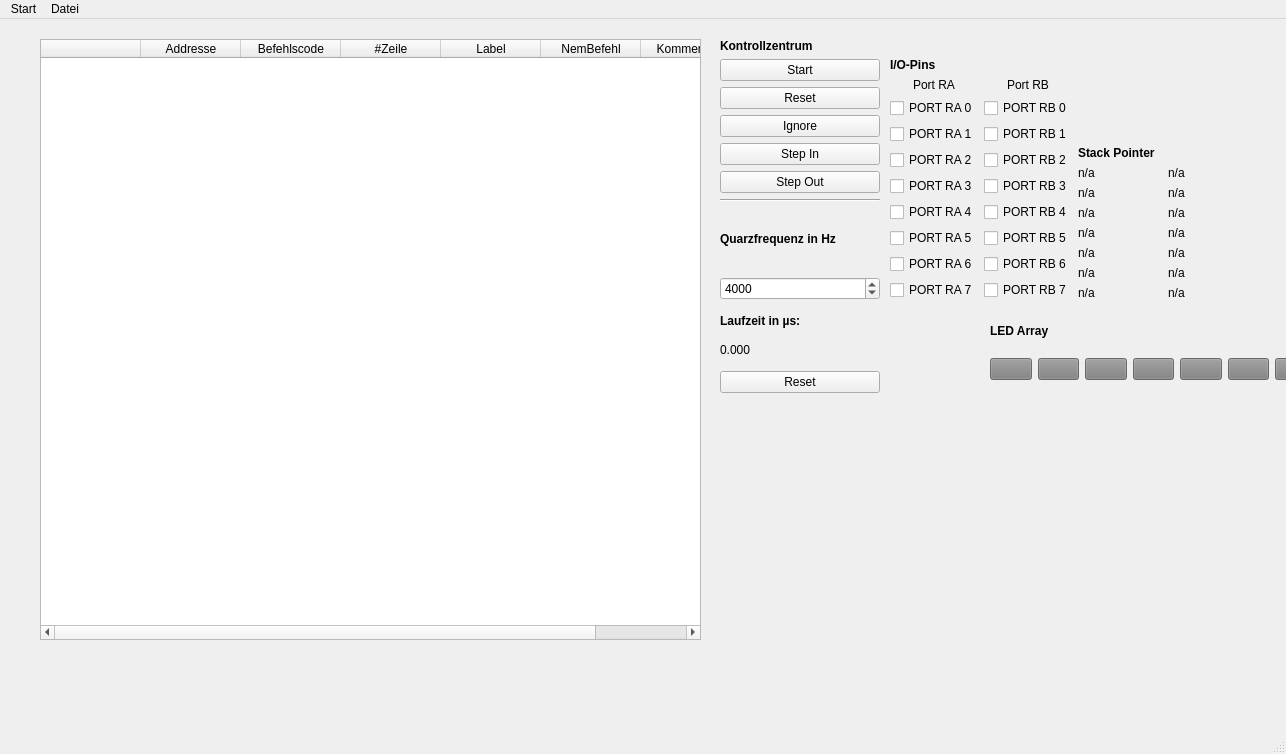
<?xml version="1.0" encoding="UTF-8"?>
<ui version="4.0">
 <class>PicSimulator</class>
 <widget class="QMainWindow" name="PicSimulator">
  <property name="geometry">
   <rect>
    <x>0</x>
    <y>0</y>
    <width>1286</width>
    <height>754</height>
   </rect>
  </property>
  <property name="windowTitle">
   <string>PicSimulator</string>
  </property>
  <property name="animated">
   <bool>true</bool>
  </property>
  <property name="tabShape">
   <enum>QTabWidget::Rounded</enum>
  </property>
  <widget class="QWidget" name="centralwidget">
   <widget class="QWidget" name="verticalLayoutWidget_4">
    <property name="geometry">
     <rect>
      <x>720</x>
      <y>20</y>
      <width>160</width>
      <height>363</height>
     </rect>
    </property>
    <layout class="QVBoxLayout" name="controls">
     <item>
      <widget class="QLabel" name="Kontrollflaeche">
       <property name="font">
        <font>
         <weight>75</weight>
         <bold>true</bold>
        </font>
       </property>
       <property name="text">
        <string>Kontrollzentrum</string>
       </property>
       <property name="alignment">
        <set>Qt::AlignBottom|Qt::AlignLeading|Qt::AlignLeft</set>
       </property>
      </widget>
     </item>
     <item>
      <widget class="QPushButton" name="button_start">
       <property name="text">
        <string>Start</string>
       </property>
       <property name="shortcut">
        <string>F1</string>
       </property>
      </widget>
     </item>
     <item>
      <widget class="QPushButton" name="pushButton_2">
       <property name="text">
        <string>Reset</string>
       </property>
      </widget>
     </item>
     <item>
      <widget class="QPushButton" name="pushButton_3">
       <property name="text">
        <string>Ignore</string>
       </property>
       <property name="shortcut">
        <string>F3</string>
       </property>
      </widget>
     </item>
     <item>
      <widget class="QPushButton" name="pushButton_4">
       <property name="text">
        <string>Step In</string>
       </property>
       <property name="shortcut">
        <string>F4</string>
       </property>
      </widget>
     </item>
     <item>
      <widget class="QPushButton" name="pushButton_5">
       <property name="text">
        <string>Step Out</string>
       </property>
       <property name="shortcut">
        <string>F5</string>
       </property>
      </widget>
     </item>
     <item>
      <layout class="QVBoxLayout" name="quarzfrequency">
       <item>
        <widget class="Line" name="line">
         <property name="orientation">
          <enum>Qt::Horizontal</enum>
         </property>
        </widget>
       </item>
       <item>
        <spacer name="verticalSpacer_5">
         <property name="orientation">
          <enum>Qt::Vertical</enum>
         </property>
         <property name="sizeHint" stdset="0">
          <size>
           <width>20</width>
           <height>40</height>
          </size>
         </property>
        </spacer>
       </item>
       <item>
        <widget class="QLabel" name="label_16">
         <property name="font">
          <font>
           <weight>75</weight>
           <bold>true</bold>
          </font>
         </property>
         <property name="text">
          <string>Quarzfrequenz in Hz</string>
         </property>
        </widget>
       </item>
       <item>
        <spacer name="verticalSpacer_4">
         <property name="orientation">
          <enum>Qt::Vertical</enum>
         </property>
         <property name="sizeHint" stdset="0">
          <size>
           <width>20</width>
           <height>40</height>
          </size>
         </property>
        </spacer>
       </item>
       <item>
        <widget class="QSpinBox" name="spinBox">
         <property name="minimum">
          <number>0</number>
         </property>
         <property name="maximum">
          <number>100000000</number>
         </property>
         <property name="singleStep">
          <number>1</number>
         </property>
         <property name="stepType">
          <enum>QAbstractSpinBox::AdaptiveDecimalStepType</enum>
         </property>
         <property name="value">
          <number>4000</number>
         </property>
         <property name="displayIntegerBase">
          <number>10</number>
         </property>
        </widget>
       </item>
      </layout>
     </item>
     <item>
      <spacer name="verticalSpacer_3">
       <property name="orientation">
        <enum>Qt::Vertical</enum>
       </property>
       <property name="sizeHint" stdset="0">
        <size>
         <width>20</width>
         <height>40</height>
        </size>
       </property>
      </spacer>
     </item>
     <item>
      <widget class="QLabel" name="label_17">
       <property name="font">
        <font>
         <weight>75</weight>
         <bold>true</bold>
        </font>
       </property>
       <property name="autoFillBackground">
        <bool>false</bool>
       </property>
       <property name="text">
        <string>Laufzeit in µs:</string>
       </property>
      </widget>
     </item>
     <item>
      <spacer name="verticalSpacer_2">
       <property name="orientation">
        <enum>Qt::Vertical</enum>
       </property>
       <property name="sizeHint" stdset="0">
        <size>
         <width>20</width>
         <height>40</height>
        </size>
       </property>
      </spacer>
     </item>
     <item>
      <widget class="QLabel" name="runtime">
       <property name="text">
        <string>0.000</string>
       </property>
      </widget>
     </item>
     <item>
      <spacer name="verticalSpacer_6">
       <property name="orientation">
        <enum>Qt::Vertical</enum>
       </property>
       <property name="sizeHint" stdset="0">
        <size>
         <width>20</width>
         <height>40</height>
        </size>
       </property>
      </spacer>
     </item>
     <item>
      <widget class="QPushButton" name="button_Reset">
       <property name="text">
        <string>Reset</string>
       </property>
      </widget>
     </item>
     <item>
      <spacer name="verticalSpacer">
       <property name="orientation">
        <enum>Qt::Vertical</enum>
       </property>
       <property name="sizeHint" stdset="0">
        <size>
         <width>20</width>
         <height>40</height>
        </size>
       </property>
      </spacer>
     </item>
    </layout>
   </widget>
   <widget class="QTableWidget" name="showCode">
    <property name="geometry">
     <rect>
      <x>40</x>
      <y>20</y>
      <width>661</width>
      <height>601</height>
     </rect>
    </property>
    <column>
     <property name="text">
      <string/>
     </property>
    </column>
    <column>
     <property name="text">
      <string>Addresse</string>
     </property>
    </column>
    <column>
     <property name="text">
      <string>Befehlscode</string>
     </property>
    </column>
    <column>
     <property name="text">
      <string>#Zeile</string>
     </property>
    </column>
    <column>
     <property name="text">
      <string>Label</string>
     </property>
    </column>
    <column>
     <property name="text">
      <string>NemBefehl</string>
     </property>
    </column>
    <column>
     <property name="text">
      <string>Kommentare</string>
     </property>
    </column>
   </widget>
   <widget class="QWidget" name="horizontalLayoutWidget_4">
    <property name="geometry">
     <rect>
      <x>890</x>
      <y>20</y>
      <width>361</width>
      <height>261</height>
     </rect>
    </property>
    <layout class="QHBoxLayout" name="horizontalLayout_4">
     <item>
      <layout class="QVBoxLayout" name="verticalLayout_4">
       <item>
        <widget class="QLabel" name="label_IO">
         <property name="font">
          <font>
           <weight>75</weight>
           <bold>true</bold>
          </font>
         </property>
         <property name="text">
          <string>I/O-Pins</string>
         </property>
         <property name="alignment">
          <set>Qt::AlignBottom|Qt::AlignLeading|Qt::AlignLeft</set>
         </property>
        </widget>
       </item>
       <item>
        <layout class="QHBoxLayout" name="horizontalLayout">
         <item>
          <layout class="QHBoxLayout" name="horizontalLayout_2">
           <item>
            <layout class="QVBoxLayout" name="verticalLayout_3">
             <item>
              <widget class="QLabel" name="PortALabel">
               <property name="text">
                <string>Port RA</string>
               </property>
               <property name="alignment">
                <set>Qt::AlignCenter</set>
               </property>
              </widget>
             </item>
             <item>
              <widget class="QCheckBox" name="portA0">
               <property name="text">
                <string>PORT RA 0</string>
               </property>
              </widget>
             </item>
             <item>
              <widget class="QCheckBox" name="portA1">
               <property name="text">
                <string>PORT RA 1</string>
               </property>
              </widget>
             </item>
             <item>
              <widget class="QCheckBox" name="portA2">
               <property name="text">
                <string>PORT RA 2</string>
               </property>
              </widget>
             </item>
             <item>
              <widget class="QCheckBox" name="portA3">
               <property name="text">
                <string>PORT RA 3</string>
               </property>
              </widget>
             </item>
             <item>
              <widget class="QCheckBox" name="portA4">
               <property name="text">
                <string>PORT RA 4</string>
               </property>
              </widget>
             </item>
             <item>
              <widget class="QCheckBox" name="portA5">
               <property name="text">
                <string>PORT RA 5</string>
               </property>
              </widget>
             </item>
             <item>
              <widget class="QCheckBox" name="portA6">
               <property name="text">
                <string>PORT RA 6</string>
               </property>
              </widget>
             </item>
             <item>
              <widget class="QCheckBox" name="portA7">
               <property name="text">
                <string>PORT RA 7</string>
               </property>
              </widget>
             </item>
            </layout>
           </item>
           <item>
            <layout class="QVBoxLayout" name="verticalLayout_6">
             <item>
              <widget class="QLabel" name="PortALabel_2">
               <property name="text">
                <string>Port RB</string>
               </property>
               <property name="alignment">
                <set>Qt::AlignCenter</set>
               </property>
              </widget>
             </item>
             <item>
              <widget class="QCheckBox" name="portB0">
               <property name="text">
                <string>PORT RB 0</string>
               </property>
              </widget>
             </item>
             <item>
              <widget class="QCheckBox" name="portB1">
               <property name="text">
                <string>PORT RB 1</string>
               </property>
              </widget>
             </item>
             <item>
              <widget class="QCheckBox" name="portB2">
               <property name="text">
                <string>PORT RB 2</string>
               </property>
              </widget>
             </item>
             <item>
              <widget class="QCheckBox" name="portB3">
               <property name="text">
                <string>PORT RB 3</string>
               </property>
              </widget>
             </item>
             <item>
              <widget class="QCheckBox" name="portB4">
               <property name="text">
                <string>PORT RB 4</string>
               </property>
              </widget>
             </item>
             <item>
              <widget class="QCheckBox" name="portB5">
               <property name="text">
                <string>PORT RB 5</string>
               </property>
              </widget>
             </item>
             <item>
              <widget class="QCheckBox" name="portB6">
               <property name="text">
                <string>PORT RB 6</string>
               </property>
              </widget>
             </item>
             <item>
              <widget class="QCheckBox" name="portB7">
               <property name="text">
                <string>PORT RB 7</string>
               </property>
              </widget>
             </item>
            </layout>
           </item>
          </layout>
         </item>
        </layout>
       </item>
      </layout>
     </item>
     <item>
      <layout class="QGridLayout" name="Stack">
       <item row="2" column="0">
        <layout class="QHBoxLayout" name="horizontalLayout_3">
         <item>
          <layout class="QVBoxLayout" name="verticalLayout">
           <item>
            <widget class="QLabel" name="label">
             <property name="text">
              <string>n/a</string>
             </property>
            </widget>
           </item>
           <item>
            <widget class="QLabel" name="label_2">
             <property name="text">
              <string>n/a</string>
             </property>
            </widget>
           </item>
           <item>
            <widget class="QLabel" name="label_3">
             <property name="text">
              <string>n/a</string>
             </property>
            </widget>
           </item>
           <item>
            <widget class="QLabel" name="label_4">
             <property name="text">
              <string>n/a</string>
             </property>
            </widget>
           </item>
           <item>
            <widget class="QLabel" name="label_5">
             <property name="text">
              <string>n/a</string>
             </property>
            </widget>
           </item>
           <item>
            <widget class="QLabel" name="label_6">
             <property name="text">
              <string>n/a</string>
             </property>
            </widget>
           </item>
           <item>
            <widget class="QLabel" name="label_7">
             <property name="text">
              <string>n/a</string>
             </property>
            </widget>
           </item>
          </layout>
         </item>
         <item>
          <layout class="QVBoxLayout" name="verticalLayout_2">
           <item>
            <widget class="QLabel" name="label_8">
             <property name="text">
              <string>n/a</string>
             </property>
            </widget>
           </item>
           <item>
            <widget class="QLabel" name="label_9">
             <property name="text">
              <string>n/a</string>
             </property>
            </widget>
           </item>
           <item>
            <widget class="QLabel" name="label_10">
             <property name="text">
              <string>n/a</string>
             </property>
            </widget>
           </item>
           <item>
            <widget class="QLabel" name="label_11">
             <property name="text">
              <string>n/a</string>
             </property>
            </widget>
           </item>
           <item>
            <widget class="QLabel" name="label_12">
             <property name="text">
              <string>n/a</string>
             </property>
            </widget>
           </item>
           <item>
            <widget class="QLabel" name="label_13">
             <property name="text">
              <string>n/a</string>
             </property>
            </widget>
           </item>
           <item>
            <widget class="QLabel" name="label_14">
             <property name="text">
              <string>n/a</string>
             </property>
            </widget>
           </item>
          </layout>
         </item>
        </layout>
       </item>
       <item row="1" column="0">
        <widget class="QLabel" name="label_15">
         <property name="font">
          <font>
           <weight>75</weight>
           <bold>true</bold>
          </font>
         </property>
         <property name="text">
          <string>Stack Pointer</string>
         </property>
         <property name="alignment">
          <set>Qt::AlignBottom|Qt::AlignLeading|Qt::AlignLeft</set>
         </property>
        </widget>
       </item>
      </layout>
     </item>
    </layout>
   </widget>
   <widget class="QWidget" name="verticalLayoutWidget_9">
    <property name="geometry">
     <rect>
      <x>990</x>
      <y>290</y>
      <width>374</width>
      <height>71</height>
     </rect>
    </property>
    <layout class="QVBoxLayout" name="verticalLayout_5">
     <item>
      <widget class="QLabel" name="label_19">
       <property name="font">
        <font>
         <weight>75</weight>
         <bold>true</bold>
        </font>
       </property>
       <property name="text">
        <string>LED Array</string>
       </property>
      </widget>
     </item>
     <item>
      <layout class="QHBoxLayout" name="horizontalLayout_5">
       <item>
        <widget class="QPushButton" name="pushButton_6">
         <property name="enabled">
          <bool>false</bool>
         </property>
         <property name="styleSheet">
          <string notr="true">background-color: grey</string>
         </property>
         <property name="text">
          <string/>
         </property>
         <property name="checkable">
          <bool>false</bool>
         </property>
        </widget>
       </item>
       <item>
        <widget class="QPushButton" name="pushButton">
         <property name="enabled">
          <bool>false</bool>
         </property>
         <property name="styleSheet">
          <string notr="true">background-color: grey</string>
         </property>
         <property name="text">
          <string/>
         </property>
         <property name="checkable">
          <bool>false</bool>
         </property>
        </widget>
       </item>
       <item>
        <widget class="QPushButton" name="pushButton_7">
         <property name="enabled">
          <bool>false</bool>
         </property>
         <property name="styleSheet">
          <string notr="true">background-color: grey</string>
         </property>
         <property name="text">
          <string/>
         </property>
         <property name="checkable">
          <bool>false</bool>
         </property>
        </widget>
       </item>
       <item>
        <widget class="QPushButton" name="pushButton_8">
         <property name="enabled">
          <bool>false</bool>
         </property>
         <property name="styleSheet">
          <string notr="true">background-color: grey</string>
         </property>
         <property name="text">
          <string/>
         </property>
         <property name="checkable">
          <bool>false</bool>
         </property>
        </widget>
       </item>
       <item>
        <widget class="QPushButton" name="pushButton_9">
         <property name="enabled">
          <bool>false</bool>
         </property>
         <property name="styleSheet">
          <string notr="true">background-color: grey</string>
         </property>
         <property name="text">
          <string/>
         </property>
         <property name="checkable">
          <bool>false</bool>
         </property>
        </widget>
       </item>
       <item>
        <widget class="QPushButton" name="pushButton_10">
         <property name="enabled">
          <bool>false</bool>
         </property>
         <property name="styleSheet">
          <string notr="true">background-color: grey</string>
         </property>
         <property name="text">
          <string/>
         </property>
         <property name="checkable">
          <bool>false</bool>
         </property>
        </widget>
       </item>
       <item>
        <widget class="QPushButton" name="pushButton_11">
         <property name="enabled">
          <bool>false</bool>
         </property>
         <property name="styleSheet">
          <string notr="true">background-color: grey</string>
         </property>
         <property name="text">
          <string/>
         </property>
         <property name="checkable">
          <bool>false</bool>
         </property>
        </widget>
       </item>
       <item>
        <widget class="QPushButton" name="pushButton_12">
         <property name="enabled">
          <bool>false</bool>
         </property>
         <property name="styleSheet">
          <string notr="true">background-color: grey</string>
         </property>
         <property name="text">
          <string/>
         </property>
         <property name="checkable">
          <bool>false</bool>
         </property>
        </widget>
       </item>
      </layout>
     </item>
    </layout>
   </widget>
  </widget>
  <widget class="QMenuBar" name="menubar">
   <property name="geometry">
    <rect>
     <x>0</x>
     <y>0</y>
     <width>1286</width>
     <height>26</height>
    </rect>
   </property>
   <widget class="QMenu" name="menuStart">
    <property name="title">
     <string>Start</string>
    </property>
    <addaction name="actionBeenden"/>
   </widget>
   <widget class="QMenu" name="menuDatei">
    <property name="title">
     <string>Datei</string>
    </property>
    <addaction name="actionDatei_laden"/>
   </widget>
   <addaction name="menuStart"/>
   <addaction name="menuDatei"/>
  </widget>
  <widget class="QStatusBar" name="statusbar"/>
  <action name="actionBeenden">
   <property name="text">
    <string>Beenden</string>
   </property>
  </action>
  <action name="actionDatei_laden">
   <property name="text">
    <string>Datei laden</string>
   </property>
  </action>
 </widget>
 <resources/>
 <connections/>
</ui>
